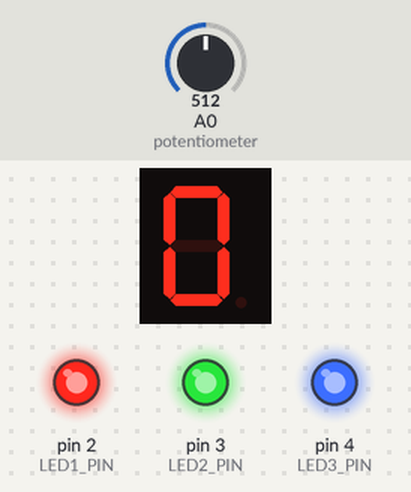
A sketch run on a simulated Arduino Uno, built with avr-gcc and run on an emulated ATmega328P. Shown: 1-digit seven-segment display, output pins drawn as LEDs (lit = HIGH). Wiring (from diagram.json): 1-digit 7-segment display, segments lit when HIGH: segments pin 5, pin 6, pin 7, pin 8, pin 9, pin 10, pin 11. The test bench sets the inputs (shaded band); at power-on: A0 (potentiometer) = 512. The segment pins are drawn as the display they are named for; pins used as bus, display or sensor lines are not drawn.

Above: at 0.47 s.
At 5.8 s:
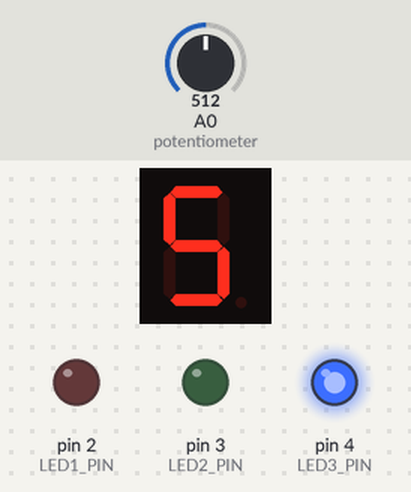
At 9.41 s:
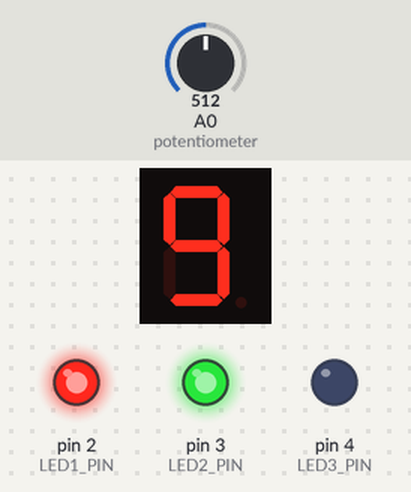
At 16.2 s:
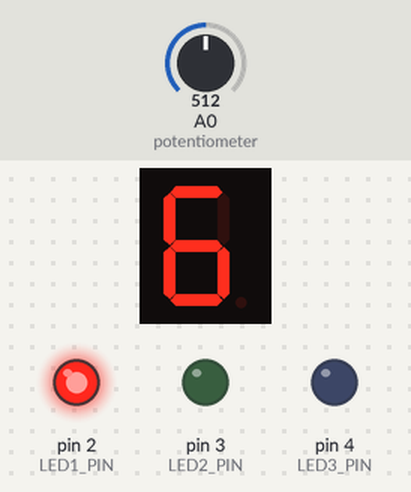
At 23.83 s:
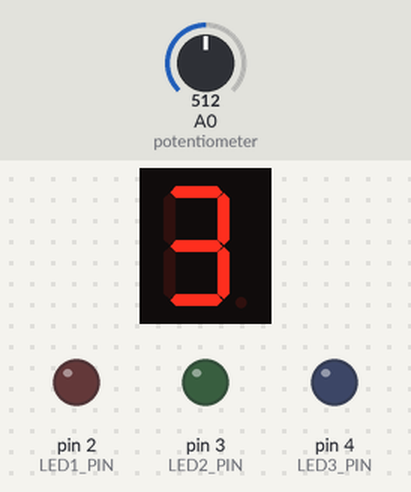
At 34.2 s:
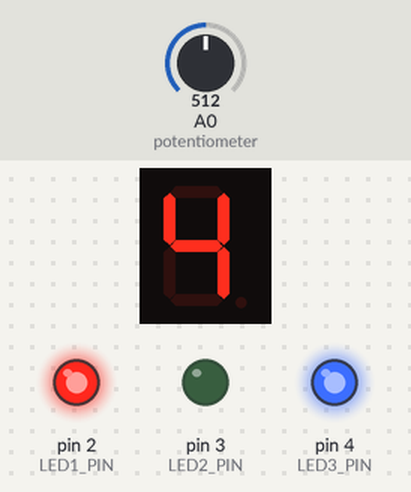
Timing chart, 0 to 40.0 s (numbered marks = the images above):
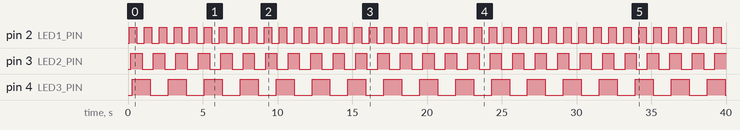

Measured:
- by itself, pin 2 (LED1_PIN): alternates HIGH for 0.50 s and LOW for 0.50 s
- by itself, pin 3 (LED2_PIN): alternates HIGH for 0.75 s and LOW for 0.75 s
- by itself, pin 4 (LED3_PIN): alternates HIGH for 1.2 s and LOW for 1.2 s
- what the display in image 1 shows lasts 1.0 s, from 5.0 s to 6.0 s

The sketch:

sketch.ino
```cpp
/** ***************************************************************************
 * @file    sketch.ino
 * @brief   Implementação TTS_V2 - 100% BARE METAL (SEM BIBLIOTECAS ARDUINO)
 * @version 2.1
 * @authors
 *   - Lucas Dantas Brandão
 *   - Gusmar Gianordoli Santana
 * @note    Tarefas:
 *          1. Display 7 segmentos: contador 0-9 a cada 1 segundo
 *          2. LED1: pisca a cada 500ms
 *          3. LED2: pisca a cada 750ms
 *          4. LED3: pisca a cada 1200ms
 *          5. ADC: lê a cada 100ms
 * @warning SEM bibliotecas Arduino - Código puro AVR!
 ******************************************************************************/

#include <avr/io.h>
#include <avr/interrupt.h>

// Definição dos pinos para Arduino Uno (AVR ATmega328P)
#define LED1_PIN 2  // PD2
#define LED2_PIN 3  // PD3
#define LED3_PIN 4  // PD4

// Pinos do display 7 segmentos (Porta B e D)
#define SEG_A 5     // PD5
#define SEG_B 6     // PD6
#define SEG_C 7     // PD7
#define SEG_D 8     // PB0
#define SEG_E 9     // PB1
#define SEG_F 10    // PB2
#define SEG_G 11    // PB3

#define ADC_CHANNEL 0
#define TASK_MAXCNT 10

// Estrutura das tarefas
typedef struct {
    void (*task)(void);
    unsigned long period;
    unsigned long delay;
} TaskInfo;

// Variáveis globais
static TaskInfo taskinfo[TASK_MAXCNT];
static volatile unsigned long task_tickcounter = 0;
static unsigned char display_counter = 0;
static unsigned int adc_value = 0;

// Padrões dos dígitos 0-9 para display 7 segmentos
const unsigned char digit_patterns[10] = {
    0b00111111, // 0
    0b00000110, // 1
    0b01011011, // 2
    0b01001111, // 3
    0b01100110, // 4
    0b01101101, // 5
    0b01111101, // 6
    0b00000111, // 7
    0b01111111, // 8
    0b01101111  // 9
};

/** ***************************************************************************
 * @brief  Funções básicas para controlar hardware
 * @note   SEM bibliotecas Arduino - Manipulação direta dos registradores
 */

// Configura pino como saída
void set_pin_output(unsigned char port, unsigned char pin) {
    if (port == 'B') {
        DDRB |= (1 << pin);
    } else if (port == 'D') {
        DDRD |= (1 << pin);
    }
}

// Liga pino (5V)
void set_pin_high(unsigned char port, unsigned char pin) {
    if (port == 'B') {
        PORTB |= (1 << pin);
    } else if (port == 'D') {
        PORTD |= (1 << pin);
    }
}

// Desliga pino (0V)
void set_pin_low(unsigned char port, unsigned char pin) {
    if (port == 'B') {
        PORTB &= ~(1 << pin);
    } else if (port == 'D') {
        PORTD &= ~(1 << pin);
    }
}

// Inverte estado do pino (liga se tá desligado, desliga se tá ligado)
void toggle_pin(unsigned char port, unsigned char pin) {
    if (port == 'B') {
        PORTB ^= (1 << pin);
    } else if (port == 'D') {
        PORTD ^= (1 << pin);
    }
}

// Lê estado do pino
unsigned char read_pin(unsigned char port, unsigned char pin) {
    if (port == 'B') {
        return (PINB & (1 << pin)) ? 1 : 0;
    } else if (port == 'D') {
        return (PIND & (1 << pin)) ? 1 : 0;
    }
    return 0;
}

// Inicializa conversor ADC
void adc_init(void) {
    // Configura referência ADC para AVCC
    ADMUX = (1 << REFS0);

    // Liga ADC e configura prescaler para 128 (16MHz/128 = 125kHz)
    ADCSRA = (1 << ADEN) | (1 << ADPS2) | (1 << ADPS1) | (1 << ADPS0);
}

// Lê valor do ADC
unsigned int adc_read(unsigned char channel) {
    // Seleciona canal do ADC
    ADMUX = (ADMUX & 0xF0) | (channel & 0x0F);

    // Inicia conversão
    ADCSRA |= (1 << ADSC);

    // Espera conversão terminar
    while (ADCSRA & (1 << ADSC));

    // Retorna resultado do ADC
    return ADC;
}

/** ***************************************************************************
 * @brief  Interrupção do Timer1 (1ms)
 */
ISR(TIMER1_COMPA_vect) {
    task_tickcounter++;
}

/** ***************************************************************************
 * @brief  Funções das tarefas
 */
void Task_DisplayCounter(void) {
    unsigned char pattern = digit_patterns[display_counter];

    // Atualiza display 7 segmentos
    // Segmentos A,B,C (PD5,PD6,PD7)
    if (pattern & 0x01) set_pin_high('D', 5); else set_pin_low('D', 5);  // A
    if (pattern & 0x02) set_pin_high('D', 6); else set_pin_low('D', 6);  // B
    if (pattern & 0x04) set_pin_high('D', 7); else set_pin_low('D', 7);  // C

    // Segmentos D,E,F,G (PB0,PB1,PB2,PB3)
    if (pattern & 0x08) set_pin_high('B', 0); else set_pin_low('B', 0);  // D
    if (pattern & 0x10) set_pin_high('B', 1); else set_pin_low('B', 1);  // E
    if (pattern & 0x20) set_pin_high('B', 2); else set_pin_low('B', 2);  // F
    if (pattern & 0x40) set_pin_high('B', 3); else set_pin_low('B', 3);  // G

    display_counter++;
    if (display_counter > 9) {
        display_counter = 0;
    }
}

void Task_LED1_Blinker(void) {
    toggle_pin('D', 2);  // Inverte LED1 (PD2)
}

void Task_LED2_Blinker(void) {
    toggle_pin('D', 3);  // Inverte LED2 (PD3)
}

void Task_LED3_Blinker(void) {
    toggle_pin('D', 4);  // Inverte LED3 (PD4)
}

void Task_ADC_Read(void) {
    adc_value = adc_read(ADC_CHANNEL);  // Lê ADC
}

/** ***************************************************************************
 * @brief  Funções do kernel TTS
 */
void Task_Init(void) {
    for (int i = 0; i < TASK_MAXCNT; i++) {
        taskinfo[i].task = 0;
        taskinfo[i].period = 0;
        taskinfo[i].delay = 0;
    }
}

unsigned char Task_Add(void (*task)(void), unsigned long period, unsigned long delay) {
    int taskno = 0;

    while ((taskno < TASK_MAXCNT) && taskinfo[taskno].task) taskno++;
    if (taskno == TASK_MAXCNT) return 1;

    taskinfo[taskno].task = task;
    taskinfo[taskno].period = period;
    taskinfo[taskno].delay = delay;

    return taskno;
}

void Task_Dispatch(void) {
    unsigned char dispatch = 0;
    TaskInfo *p;

    cli(); // Desabilita interrupções
    if (task_tickcounter > 0) {
        task_tickcounter--;
        dispatch = 1;
    }
    sei(); // Habilita interrupções

    while (dispatch) {
        for (int i = 0; i < TASK_MAXCNT; i++) {
            p = &taskinfo[i];
            if (p->task) {
                if (p->delay == 0) {
                    p->task();
                    if (p->period == 0) {
                        // Tarefa de uma vez só
                        p->task = 0;
                        p->period = 0;
                    } else {
                        p->delay = p->period;
                    }
                } else {
                    p->delay--;
                }
            }
        }

        cli();
        if (task_tickcounter > 0) {
            task_tickcounter--;
            dispatch = 1;
        } else {
            dispatch = 0;
        }
        sei();
    }
}

/** ***************************************************************************
 * @brief  Configuração inicial - SEM BIBLIOTECAS ARDUINO
 * @note   Configuração direta dos registradores AVR
 */
void setup() {
    // Configura pinos GPIO como saídas
    // LEDs: PD2, PD3, PD4
    set_pin_output('D', 2);  // LED1
    set_pin_output('D', 3);  // LED2
    set_pin_output('D', 4);  // LED3

    // Pinos do Display 7 segmentos: PD5,PD6,PD7 e PB0,PB1,PB2,PB3
    set_pin_output('D', 5);  // Segmento A
    set_pin_output('D', 6);  // Segmento B
    set_pin_output('D', 7);  // Segmento C
    set_pin_output('B', 0);  // Segmento D
    set_pin_output('B', 1);  // Segmento E
    set_pin_output('B', 2);  // Segmento F
    set_pin_output('B', 3);  // Segmento G

    // Inicializa todos os pinos desligados
    set_pin_low('D', 2); set_pin_low('D', 3); set_pin_low('D', 4);
    set_pin_low('D', 5); set_pin_low('D', 6); set_pin_low('D', 7);
    set_pin_low('B', 0); set_pin_low('B', 1); set_pin_low('B', 2); set_pin_low('B', 3);

    // Inicializa display mostrando "0"
    unsigned char pattern = digit_patterns[0];
    if (pattern & 0x01) set_pin_high('D', 5); // A
    if (pattern & 0x02) set_pin_high('D', 6); // B
    if (pattern & 0x04) set_pin_high('D', 7); // C
    if (pattern & 0x08) set_pin_high('B', 0); // D
    if (pattern & 0x10) set_pin_high('B', 1); // E
    if (pattern & 0x20) set_pin_high('B', 2); // F

    // Configura Timer1 para interrupção de 1ms
    cli();  // Desabilita interrupções globais

    // Configura Timer1 em modo CTC
    TCCR1A = 0;                    // Limpa registrador de controle A do Timer1
    TCCR1B = 0;                    // Limpa registrador de controle B do Timer1
    TCNT1 = 0;                     // Zera contador

    // Configura valor de comparação para 1ms @ 16MHz com prescaler 64
    // (16,000,000 / 64) / 1000 - 1 = 249
    OCR1A = 249;

    // Configura Timer1: modo CTC + prescaler 64
    TCCR1B |= (1 << WGM12);        // Modo CTC
    TCCR1B |= (1 << CS11) | (1 << CS10);  // Prescaler 64

    // Habilita interrupção de comparação do Timer1
    TIMSK1 |= (1 << OCIE1A);

    sei();  // Habilita interrupções globais

    // Inicializa ADC
    adc_init();

    // Inicializa kernel TTS
    Task_Init();

    // Adiciona tarefas com períodos diferentes (em milissegundos)
    Task_Add(Task_DisplayCounter, 1000, 0);    // Display a cada 1s
    Task_Add(Task_LED1_Blinker, 500, 100);     // LED1 a cada 500ms, atraso 100ms
    Task_Add(Task_LED2_Blinker, 750, 200);     // LED2 a cada 750ms, atraso 200ms
    Task_Add(Task_LED3_Blinker, 1200, 300);    // LED3 a cada 1200ms, atraso 300ms
    Task_Add(Task_ADC_Read, 100, 50);          // ADC a cada 100ms, atraso 50ms
}

/** ***************************************************************************
 * @brief  Loop principal
 */
void loop() {
    Task_Dispatch();
}
```
